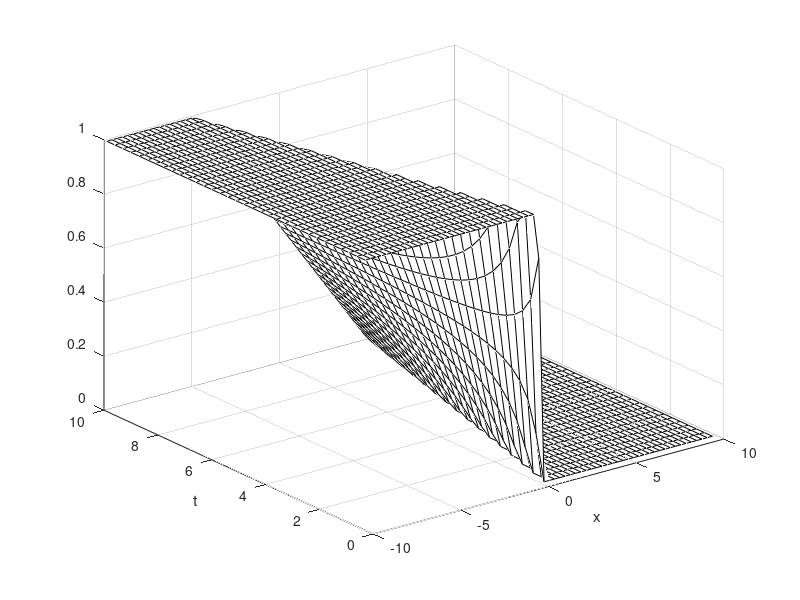
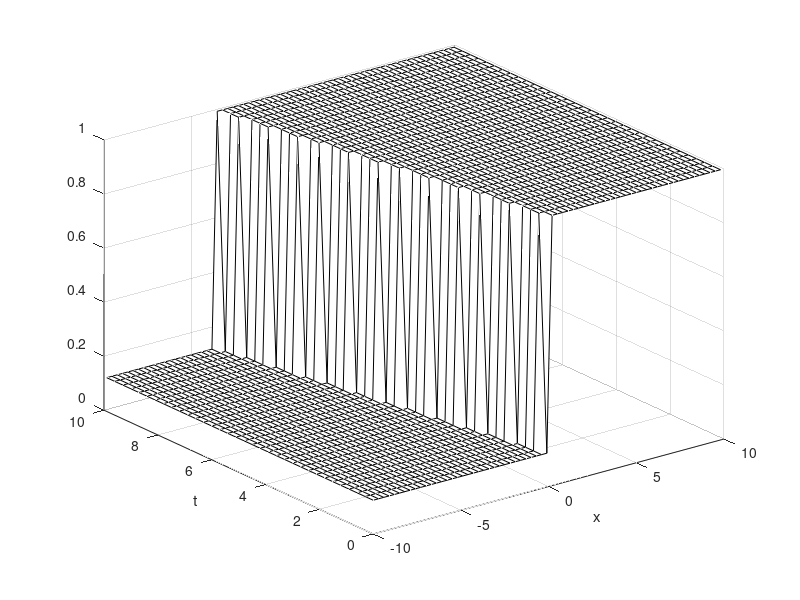

Source code (MATLAB) for these figures, in order: (Note: this script raises an error after producing the figures.)
set(0, 'DefaultFigureRenderer', 'painters');

%% ----------------------------------------------------------------------------
%% SEMAFORO
ro_m = 1;
v_m = 0.5;

x = -10:0.3:10;
t = 0:0.3:10;

[X, T] = meshgrid(x, t);

ro = ro_m.*(X <= -v_m * T)  + ro_m/2*(1 - X./(v_m*T)) .*( (-v_m*T<X) & (X < v_m*T) ) + 0;

figure;
mesh(X, T, ro, 'EdgeColor','black');
xlabel('x')
ylabel('t')

%% ----------------------------------------------------------------------------
%% TRAFFICO A VALLE

ro_m = 1;
v_m = 3;

x = -10:0.3:10;
t = 0:0.3:10;

[X, T] = meshgrid(x, t);

ro = 1/8*ro_m .* (X < -1/8 * v_m * T)  + ro_m .* (X > -1/8 * v_m * T);

figure;
mesh(X, T, ro, 'EdgeColor','black');
xlabel('x')
ylabel('t')

%% ----------------------------------------------------------------------------
%% CONTROESEMPIO BURGERS
clear all
close all
U=@(x,t,u) u - atan(x-(1-2.*u).*t);
interval_meno_03 = [-5 5 -0.3 -0.299 -5 5];
interval_05 = [-5 5 0.499 0.5 -5 5];
interval_15 = [-5 5 1.499 1.5 -5 5];
figure()
fimplicit3(U,'EdgeColor','black','FaceAlpha',0)
hold on
%title('Soluzione del controesempio di Burgers')
fimplicit3(U, interval_meno_03,'-','LineWidth',2)
fimplicit3(U, interval_05,':', 'LineWidth',2)
fimplicit3(U, interval_15,'-.', 'LineWidth',2)
legend('surface', 't=-0,3', 't=0,5', 't=1')
xlabel('x')
ylabel('t')